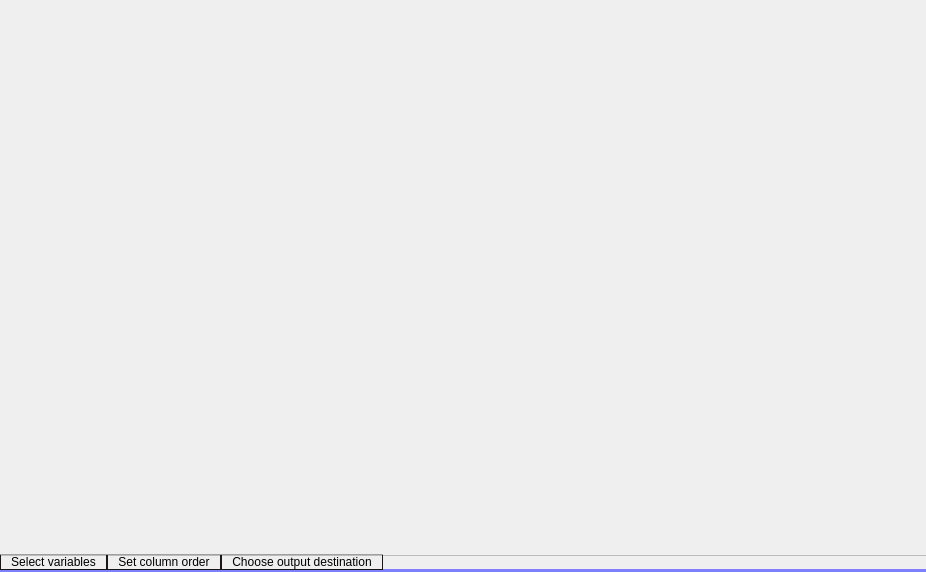
<?xml version="1.0" encoding="UTF-8"?>
<ui version="4.0">
 <class>NewGeneCreateOutput</class>
 <widget class="QWidget" name="NewGeneCreateOutput">
  <property name="geometry">
   <rect>
    <x>0</x>
    <y>0</y>
    <width>926</width>
    <height>572</height>
   </rect>
  </property>
  <property name="windowTitle">
   <string>Form</string>
  </property>
  <property name="styleSheet">
   <string notr="true"/>
  </property>
  <layout class="QGridLayout" name="gridLayout">
   <property name="margin">
    <number>0</number>
   </property>
   <property name="spacing">
    <number>0</number>
   </property>
   <item row="0" column="0">
    <widget class="QTabWidget" name="tabWidget">
     <property name="styleSheet">
      <string notr="true">QWidget {
border-bottom: 3px solid #7e7fff;
}

QTabBar::tab:selected {
border-left: 1px solid #1c1515;
padding-left: 10px;
border-right: 1px solid #1c1515;
padding-right: 10px;
border-bottom: 1px solid #1c1515;
border-top: 1px solid #a0a0a0;
margin-bottom: 2px;
background: qlineargradient(x1: 0, y1: 0, x2: 0, y2: 1,
                                 stop: 0 #ededed, stop: 0.9 #9898ff,
                                 stop: 1 #7e7fff);
 }

QTabBar::tab:!selected {
border-left: 1px solid #1c1515;
padding-left: 10px;
border-right: 1px solid #1c1515;
padding-right: 10px;
border-bottom: 1px solid #1c1515;
border-top: 1px solid #a0a0a0;
margin-bottom: 2px;
background: qlineargradient(x1: 0, y1: 0, x2: 0, y2: 1,
                                 stop: 0 #e0e0e0, stop: 0.4 #dbdbdb,
                                 stop: 0.5 #d3d3d3, stop: 1.0 #cfcfcf);
 }</string>
     </property>
     <property name="tabPosition">
      <enum>QTabWidget::South</enum>
     </property>
     <property name="currentIndex">
      <number>2</number>
     </property>
     <property name="documentMode">
      <bool>true</bool>
     </property>
     <widget class="QWidget" name="tabSelectVariables">
      <property name="styleSheet">
       <string notr="true">QWidget {
border-bottom: none;
}</string>
      </property>
      <attribute name="title">
       <string>Select variables</string>
      </attribute>
      <layout class="QGridLayout" name="gridLayout_2">
       <item row="0" column="0">
        <widget class="NewGeneSelectVariables" name="widget" native="true">
         <layout class="QGridLayout" name="gridLayout_3">
          <property name="leftMargin">
           <number>0</number>
          </property>
          <property name="topMargin">
           <number>0</number>
          </property>
          <property name="rightMargin">
           <number>0</number>
          </property>
          <property name="spacing">
           <number>0</number>
          </property>
         </layout>
        </widget>
       </item>
      </layout>
     </widget>
     <widget class="QWidget" name="tabColumnOrder">
      <property name="styleSheet">
       <string notr="true">QWidget {
border-bottom: none;
}</string>
      </property>
      <attribute name="title">
       <string>Set column order</string>
      </attribute>
      <layout class="QGridLayout" name="gridLayout_4">
       <item row="0" column="0">
        <widget class="QWidget" name="widget_2" native="true"/>
       </item>
      </layout>
     </widget>
     <widget class="QWidget" name="tabOutputDestination">
      <property name="styleSheet">
       <string notr="true">QWidget {
border-bottom: none;
}</string>
      </property>
      <attribute name="title">
       <string>Choose output destination</string>
      </attribute>
      <layout class="QGridLayout" name="gridLayout_5">
       <property name="margin">
        <number>0</number>
       </property>
       <property name="spacing">
        <number>0</number>
       </property>
       <item row="0" column="0">
        <widget class="QWidget" name="widget_3" native="true"/>
       </item>
      </layout>
     </widget>
    </widget>
   </item>
  </layout>
 </widget>
 <customwidgets>
  <customwidget>
   <class>NewGeneSelectVariables</class>
   <extends>QWidget</extends>
   <header>SelectVariables\newgeneselectvariables.h</header>
   <container>1</container>
  </customwidget>
 </customwidgets>
 <resources/>
 <connections/>
</ui>
